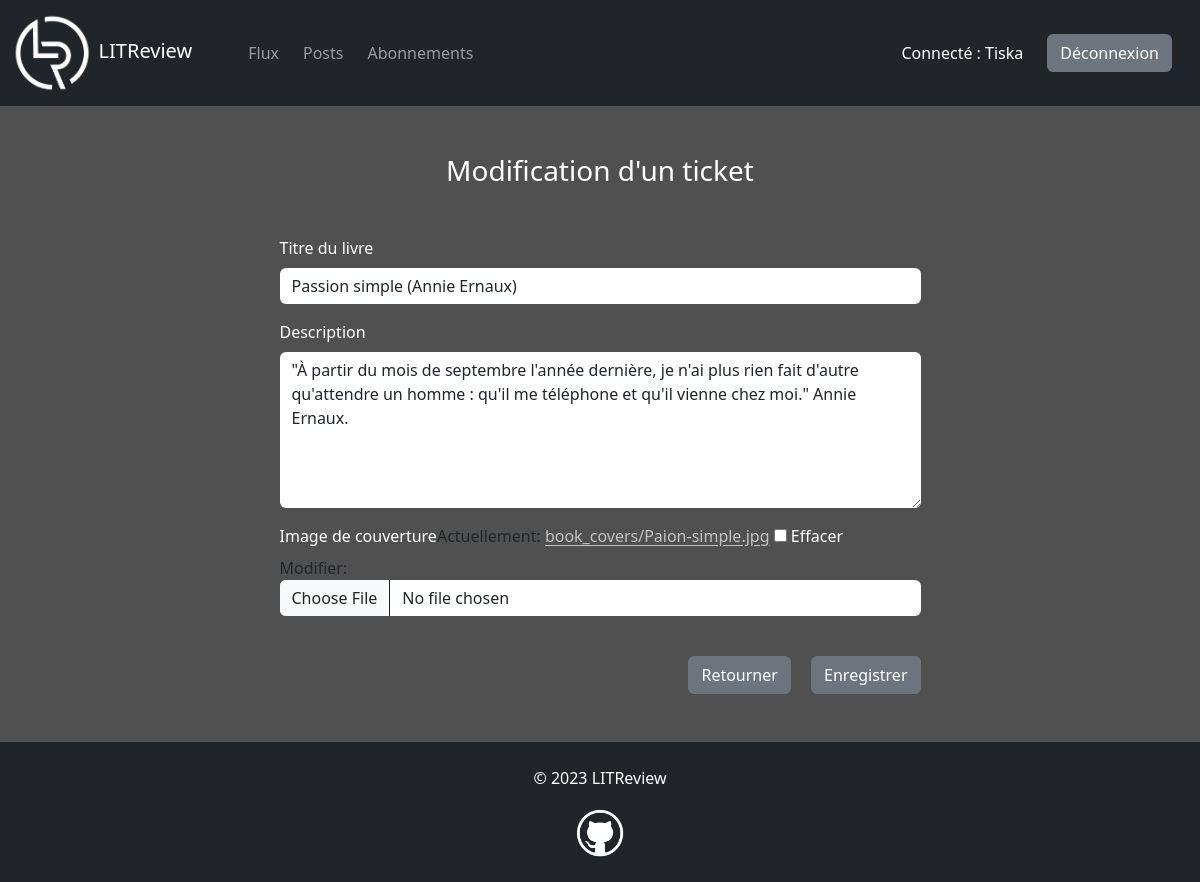
Screenshot of /ticket/17/modifier/ (signed in) with the database file from the repository.
### accounts/models.py (models this page shows)
class User(AbstractUser):
    pass

### reviews/models.py (models this page shows, shortened)
class Ticket(models.Model):
    user = models.ForeignKey(to=settings.AUTH_USER_MODEL, on_delete=models.CASCADE)
    title = models.CharField(max_length=128)
    description = models.TextField(max_length=2048, blank=True)
    image = models.ImageField(null=True, blank=True, upload_to="book_covers")
    time_created = models.DateTimeField(auto_now_add=True)

### reviews/views.py (the view)
# urls.py: path("ticket/<int:ticket_id>/modifier/", views.update_ticket, name="update_ticket"),
@login_required
def update_ticket(request, ticket_id):
    ticket = get_object_or_404(Ticket, pk=ticket_id)
    if request.user != ticket.user:
        raise PermissionDenied()
    ticket_form = UpdateTicketForm(instance=ticket)
    if request.method == "POST":
        ticket_form = UpdateTicketForm(request.POST, request.FILES, instance=ticket)
        if ticket_form.is_valid():
            ticket.save()
            return redirect("posts")
    context = {"ticket_form": ticket_form, "ticket": ticket}
    return render(request, "reviews/ticket_form.html", context)

### reviews/forms.py
class UpdateTicketForm(CreateTicketForm):
    def __init__(self, *args, **kwargs):
        super(CreateTicketForm, self).__init__(*args, **kwargs)
        self.fields["title"].widget.attrs["placeholder"] = ""
        self.fields["description"].widget.attrs["placeholder"] = ""

### reviews/templates/reviews/ticket_form.html (shortened to what this page needs)
{% extends "base.html" %}
{% load bootstrap5 %}
{% block content %}
<div class="row justify-content-center">
    <div class="col-md-9 col-lg-8 col-xl-7 col-xxl-6">
        <h3 class="text-center text-white mb-5">
            {% if ticket %}Modification d'un ticket{% else %}Nouveau ticket{% endif %}
        </h3>
        <form method="POST" enctype="multipart/form-data">
            {% bootstrap_form ticket_form bound_css_class="" %}
            <div class="text-center text-sm-end">
                {% if ticket %}
                <a class="btn btn-secondary mt-4 me-3" href="{% url 'posts' %}">Retourner</a>
                {% else %}
                <a class="btn btn-secondary mt-4 me-3" href="{% url 'feed' %}">Retourner</a>
                {% endif %}
                <button class="btn btn-secondary mt-4" type="submit">
                    {% if ticket %}Enregistrer{% else %}Créer{% endif %}
                </button>
            </div>
        </form>
    </div>
</div>
{% endblock content %}

### templates/base.html (shortened to what this page needs)
<!DOCTYPE html>
{% load static %}
<html lang="fr">
<head>
    <link
    href="https://cdn.jsdelivr.net/npm/bootstrap@5.3.0-alpha1/dist/css/bootstrap.min.css"
    rel="stylesheet"
>
    <link rel="stylesheet" href="{% static 'css/style.css' %}">
</head>
<body>
    <div id="main-container">
        <nav class="navbar navbar-dark bg-dark navbar-expand-lg" data-bs-theme="dark">
            <div class="container-fluid">
                <span class="navbar-brand me-5">
                    <img id="litreview-logo" src="{% static 'img/logos/litreview-logo.png' %}" alt="logo">
                    LITReview
                </span>
                {% if user.is_authenticated %}
                <div class="collapse navbar-collapse" id="navbar">
                    <ul class="navbar-nav me-auto mb-2 mb-lg-0">
                        <li>
                            <a class="nav-link me-2" href="{% url 'feed' %}">Flux</a>
                        </li>
                        <li>
                            <a class="nav-link me-2" href="{% url 'posts' %}">Posts</a>
                        </li>
                        <li>
                            <a class="nav-link me-2" href="{% url 'subscriptions' %}">Abonnements</a>
                        </li>
                    </ul>
                    <p class="text-white mt-3 me-4">Connecté : {{ user.username }}</p>
                    <a class="btn btn-secondary me-3 my-2" href="{% url 'logout' %}">Déconnexion</a>
                </div>
                {% endif %}
            </div>
        </nav>
        <div class="container mt-5">
            {% block content %}
            {% endblock content %}
        </div>
    </div>
    <footer class="bg-dark mt-5">
        <p class="text-white text-center pt-4">&copy; <span>{% now "Y" %}</span> LITReview</p>
        <p class="text-center">
            <a href="https://github.com/romansainthilaire" target="_blank">
                <img id="github-logo" src="{% static 'img/logos/github-logo.png' %}" alt="">
            </a>
        </p>
    </footer>
</body>
</html>

### static/css/style.css (style rules this page uses)
body { background-color: rgb(80, 80, 80); }
#main-container { min-height: calc(100vh - 140px); }
footer { height: 140px; }
#litreview-logo { max-height: 80px; }
#github-logo { max-height: 50px; margin-top: 2px; margin-bottom: 2px; }
label, input { color: white; }
a { color: rgb(195, 195, 195); text-underline-offset: 3px; }
.form-control, .form-select { border: none; }

### rows the page displays
User: username "Tiska"
Ticket: title "Passion simple (Annie Ernaux)", description "\"À partir du mois de septembre l'année dernière, je n'ai plus rien fait d'autre qu'attendre un homme : qu'il me téléphone et qu'il vienne chez moi.\" Annie Ernaux."
